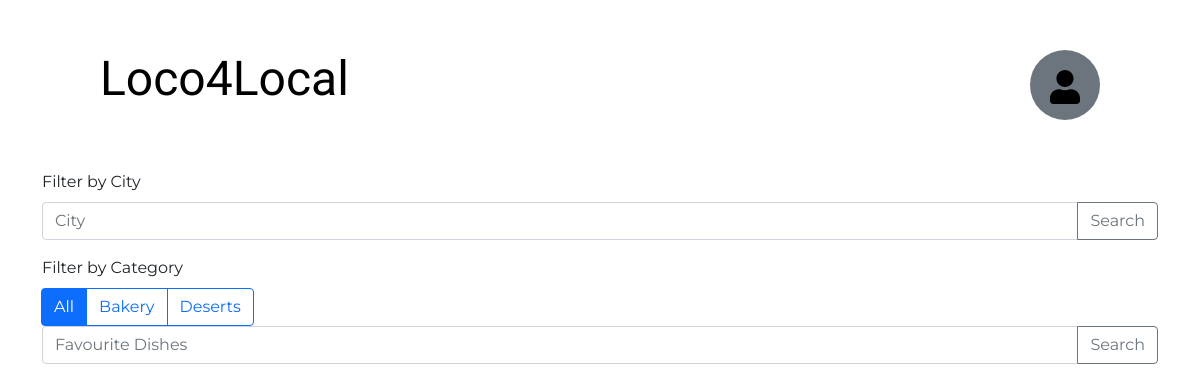
Before: /home/ with the older database file.
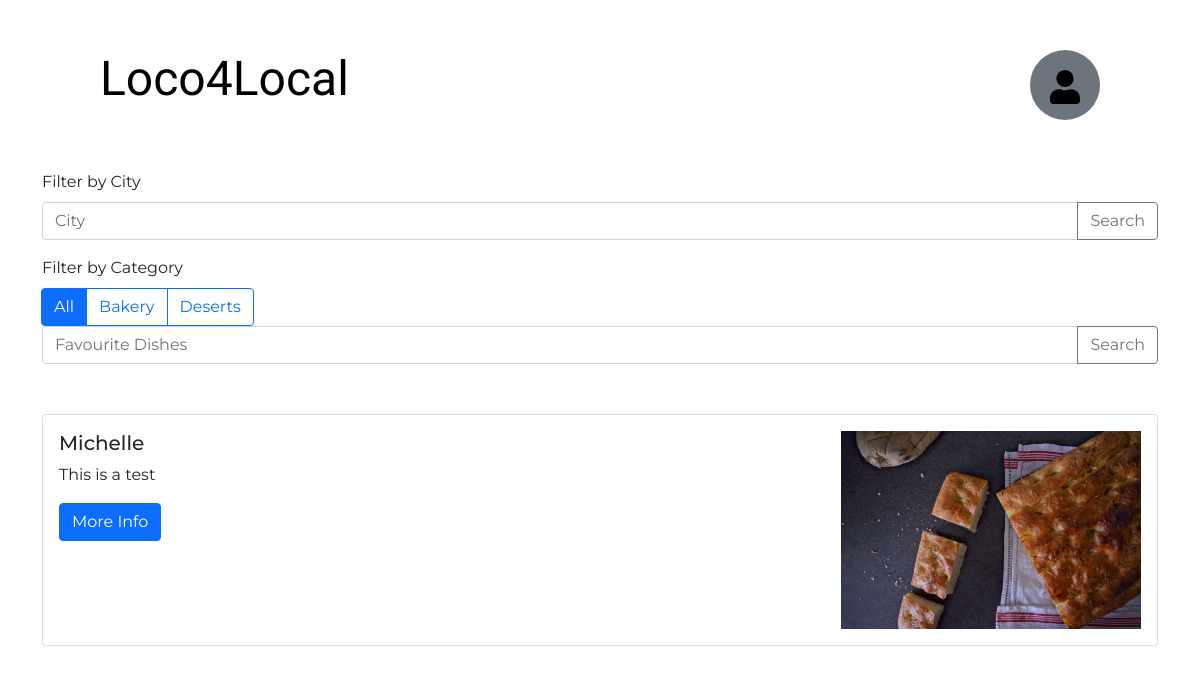
After: the same page with the newer database file.
### home/models.py (models this page shows, shortened)
class VendorPost(models.Model):
    business_name = models.CharField(max_length= 100, default = ' ')
    owner_name = models.CharField(max_length = 100, default = ' ')
    business_address = models.CharField(max_length = 100, default = 'PLEASE CONTACT')
    phone_number = models.CharField(max_length = 100, default = ' ')
    email = models.CharField(max_length = 100, default = ' ')
    description = models.CharField(max_length = 350, default = ' ')
    pub_date = models.DateTimeField('date published')
    business_category1 = forms.CharField(label='business category', widget=forms.Select(choices=CATEGORIES))
    photo = models.ImageField(null = True, blank = True)

### home/views.py (the view)
# urls.py: path('', views.index, name='index'),
def index(request):
    businesses = VendorPost.objects.all
    context = {'businesses': businesses}
    return render(request, 'home.html', context)

### home/templates/home.html (shortened to what this page needs)
{% extends 'base_search.html' %}
{% load static %}
{% block filter_by_city %}
<div class="container" id="location-filter-container">
  <label for="basic-url" class="form-label filter-label">Filter by City</label>
  <div class="input-group mb-3">
    <input type="text" class="form-control" id="basic-url" aria-describedby="basic-addon3" placeholder="City">
    <button class="btn btn-outline-secondary" type="button" id="button-addon2">Search</button>
  </div>
</div>
{% endblock %}
{% block content %}
<link rel="stylesheet" type="text/css" href="{% static 'home/home.css' %}">
<div>
  <div class="container">
    {% for business in businesses %}
    <div class="card">
      <div class="card-body">
        <div class="row">
          <div class="col-sm card-col1">
            <h5 class="card-title">{{ business.business_name }}</h5>
            <p class="card-text">{{ business.description }}</p>
            <a href="{% url 'vendor_info' business.id %}" class="btn btn-primary">More Info</a>
          </div>
          <div class="col-sm card-col2">
            <div>
              <img class="card-thumbnail" src="{{ business.photo.url }}">
            </div>
          </div>
        </div>
      </div>
    </div>
    {% endfor %}
  </div>
</div>
{% endblock %}

### home/templates/base_search.html (shortened to what this page needs)
{% extends 'base.html' %}
{% block filter_by_category %}
<div class="container" id="category-tabs-and-sections-container">
  <label for="basic-url" class="form-label filter-label">Filter by Category</label>
  <div>
    <div class="btn-group" role="group" aria-label="Basic radio toggle button group">
      <label class="btn btn-outline-primary" for="btnradio1">All</label>
      <label class="btn btn-outline-primary" for="btnradio2">Bakery</label>
      <label class="btn btn-outline-primary" for="btnradio3">Deserts</label>
    </div>
  </div>
    <div class="input-group mb-3">
    <input type="text" class="form-control"  aria-describedby="basic-addon3" placeholder="Favourite Dishes">
    <button class="btn btn-outline-secondary" type="button" id="category-submit">Search</button>
  </div>
</div>
{% endblock %}

### home/templates/base.html (shortened to what this page needs)
{% load static %}
<link rel="stylesheet" type="text/css" href="{% static 'home/base_search.css' %}">
<!doctype html>
<html lang="en">
  <head>
    <link href="https://cdn.jsdelivr.net/npm/bootstrap@5.0.0-beta1/dist/css/bootstrap.min.css" rel="stylesheet">
  </head>
  <body>
  <header class="header-and-avatar">
        <h1 class="header"><a href="{% url 'index' %} " style="text-decoration: none; color: black">Loco4Local</a></h1>
    <div class="dropdown">
      <button class="btn btn-secondary" type="button" id="avatar-dropdown" data-bs-toggle="dropdown" aria-expanded="false">
        <img class="avatar-icon" src="{% static 'images/user-solid.svg' %}">
      </button>
    </div>
  </header>
  <main>
  {% block filter_by_city%}
  {% endblock %}
  {% block filter_by_category %}
  {% endblock %}
  {% block content %}
  {% endblock %}
  </main>
  </body>
</html>

### static/home/base_search.css (style rules this page uses)
#avatar-dropdown { height: 70px; width: 70px; border: none; padding: 20px; border-radius: 50%; }
.header-and-avatar { display: flex; justify-content: space-between; margin-left: 100px; margin-right: 100px; margin-top: 50px; margin-bottom: 50px }

### static/home/home.css (style rules this page uses)
.card-thumbnail { max-height: 200px; max-width: 300px; }
.card-col2 { display: flex; justify-content: flex-end; }
.card { margin-top: 50px; margin-bottom: 50px; }

### home/templates/base.html (style rules this page uses)
body { font-family: 'Montserrat', serif; }
h1.header { font-family: 'Yusei Magic', serif; font-size: 48px; }

Changed rows visible on the page:
added VendorPost: business_name "Michelle", description "This is a test", photo (picture)
